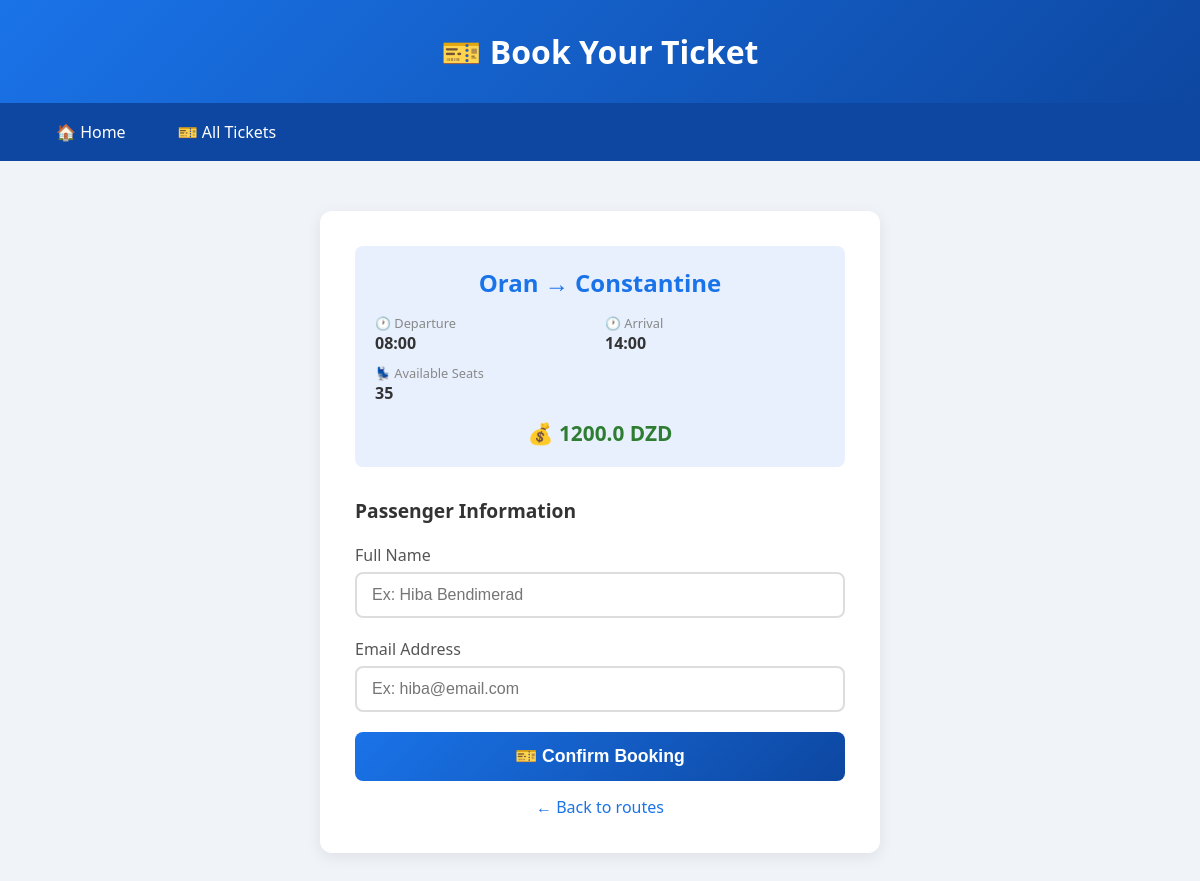
Page /book/3 on the committed database.
### tables this page shows
CREATE TABLE routes (
            id INTEGER PRIMARY KEY AUTOINCREMENT,
            origin TEXT NOT NULL,
            destination TEXT NOT NULL,
            departure_time TEXT NOT NULL,
            arrival_time TEXT NOT NULL,
            price REAL NOT NULL,
            available_seats INTEGER NOT NULL
        );

### app.py (the view)
@app.route("/book/<int:route_id>")
def book(route_id):
    conn = get_db()
    route = conn.execute("SELECT * FROM routes WHERE id = ?", (route_id,)).fetchone()
    conn.close()
    if not route:
        return "Route not found!", 404
    return render_template("booking.html", route=route)

### app.py (called while the page is built)
def get_db():
    conn = sqlite3.connect("bus_pass.db")
    conn.row_factory = sqlite3.Row
    return conn

### templates/booking.html (shortened to what this page needs)
<!DOCTYPE html>
<html lang="en">
<head>
</head>
<body>
    <header><h1>🎫 Book Your Ticket</h1></header>
    <nav>
        <a href="/">🏠 Home</a>
        <a href="/tickets">🎫 All Tickets</a>
    </nav>
    <div class="container">
        <div class="card">
            <div class="route-summary">
                <div class="route-title">{{ route.origin }} → {{ route.destination }}</div>
                <div class="route-details">
                    <div class="detail">
                        <span class="detail-label">🕐 Departure</span>
                        <span class="detail-value">{{ route.departure_time }}</span>
                    </div>
                    <div class="detail">
                        <span class="detail-label">🕐 Arrival</span>
                        <span class="detail-value">{{ route.arrival_time }}</span>
                    </div>
                    <div class="detail">
                        <span class="detail-label">💺 Available Seats</span>
                        <span class="detail-value">{{ route.available_seats }}</span>
                    </div>
                </div>
                <div class="price-badge">💰 {{ route.price }} DZD</div>
            </div>
            <h3>Passenger Information</h3>
            <form action="/confirm" method="POST">
                <div class="form-group">
                    <label>Full Name</label>
                    <input type="text" name="name" placeholder="Ex: Hiba Bendimerad" required>
                </div>
                <div class="form-group">
                    <label>Email Address</label>
                    <input type="email" name="email" placeholder="Ex: hiba@email.com" required>
                </div>
                <button type="submit" class="submit-btn">🎫 Confirm Booking</button>
            </form>
            <a href="/" class="back-link">← Back to routes</a>
        </div>
    </div>
</body>
</html>

### templates/booking.html (style rules this page uses)
* { margin: 0; padding: 0; box-sizing: border-box; }
body { font-family: 'Segoe UI', sans-serif; background: #f0f4f8; }
header { background: linear-gradient(135deg, #1a73e8, #0d47a1); color: white; padding: 30px 40px; text-align: center; }
header h1 { font-size: 2em; }
nav { background: #0d47a1; padding: 12px 40px; display: flex; gap: 20px; }
nav a { color: white; text-decoration: none; font-weight: 500; padding: 6px 16px; border-radius: 20px; }
.container { max-width: 600px; margin: 50px auto; padding: 0 20px; }
.card { background: white; border-radius: 12px; padding: 35px; box-shadow: 0 4px 15px rgba(0,0,0,0.08); }
.route-summary { background: #e8f0fe; border-radius: 8px; padding: 20px; margin-bottom: 30px; }
.route-title { font-size: 1.5em; font-weight: 700; color: #1a73e8; text-align: center; margin-bottom: 15px; }
.route-details { display: grid; grid-template-columns: 1fr 1fr; gap: 10px; }
.detail { display: flex; flex-direction: column; }
.detail-label { font-size: 0.8em; color: #888; }
.detail-value { font-weight: 600; color: #333; }
.price-badge { text-align: center; margin-top: 15px; font-size: 1.3em; font-weight: 700; color: #2e7d32; }
h3 { color: #333; margin-bottom: 20px; font-size: 1.2em; }
.form-group { margin-bottom: 20px; }
label { display: block; margin-bottom: 6px; font-weight: 500; color: #555; }
input { width: 100%; padding: 12px 15px; border: 2px solid #ddd; border-radius: 8px; font-size: 1em; transition: border-color 0.3s; }
.submit-btn { width: 100%; padding: 14px; background: linear-gradient(135deg, #1a73e8, #0d47a1); color: white; border: none; border-radius: 8px; font-size: 1.1em; font-weight: 600; cursor: pointer; }
.back-link { display: block; text-align: center; margin-top: 15px; color: #1a73e8; text-decoration: none; }

### rows in the picture
routes: origin "Oran", destination "Constantine", departure_time "08:00", arrival_time "14:00", available_seats "35", price "1200.0"
